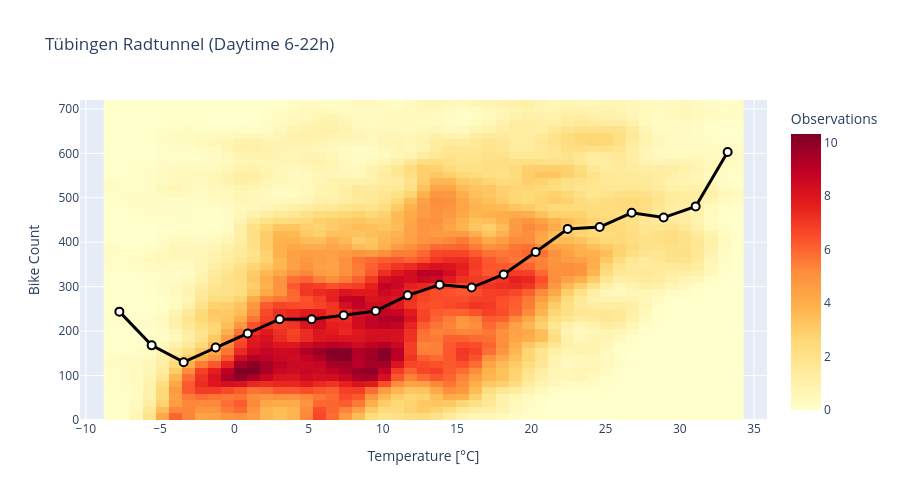

Write notebook code for a chart like this one.
### Markdown cell above
### Bike vs Temperature Heatmap
2D density showing relationship between temperature and bike counts (daytime hours only).

### Code cell
fig = get_plot("bike_vs_temp_heatmap")(tue_df, title="Tübingen Radtunnel")
fig.show()

### Figure 1 — Plotly figure (JSON) as saved in the notebook; plotly's stock layout.template omitted (floating-point values rounded to 4 significant figures; data arrays with more than 128 entries replaced by an {"elided": "..."} marker saying what was removed)
{"data": [{"colorbar": {"title": {"text": "Observations"}}, "colorscale": [[0, "rgb(255,255,204)"], [0.125, "rgb(255,237,160)"], [0.25, "rgb(254,217,118)"], [0.375, "rgb(254,178,76)"], [0.5, "rgb(253,141,60)"], [0.625, "rgb(252,78,42)"], [0.75, "rgb(227,26,28)"], [0.875, "rgb(189,0,38)"], [1, "rgb(128,0,38)"]], "type": "heatmap", "x": [-8.8, -7.92, -7.041, -6.161, -5.282, -4.402, -3.522, -2.643, -1.763, -0.8837, -0.004082, 0.8755, 1.755, 2.635, 3.514, 4.394, 5.273, 6.153, 7.033, 7.912, 8.792, 9.671, 10.55, 11.43, 12.31, 13.19, 14.07, 14.95, 15.83, 16.71, 17.59, 18.47, 19.35, 20.23, 21.11, 21.99, 22.87, 23.74, 24.62, 25.5, 26.38, 27.26, 28.14, 29.02, 29.9, 30.78, 31.66, 32.54, 33.42, 34.3], "y": [0.0, 14.69, 29.39, 44.08, 58.78, 73.47, 88.16, 102.9, 117.6, 132.2, 146.9, 161.6, 176.3, 191.0, 205.7, 220.4, 235.1, 249.8, 264.5, 279.2, 293.9, 308.6, 323.3, 338.0, 352.7, 367.3, 382.0, 396.7, 411.4, 426.1, 440.8, 455.5, 470.2, 484.9, 499.6, 514.3, 529.0, 543.7, 558.4, 573.1, 587.8, 602.4, 617.1, 631.8, 646.5, 661.2, 675.9, 690.6, 705.3, 720.0], "z": {"elided": "49x49 float values"}}, {"line": {"color": "black", "width": 3}, "marker": {"color": "white", "line": {"color": "black", "width": 2}, "size": 8}, "mode": "lines+markers", "name": "Mean Bike Count", "type": "scatter", "x": [-7.744, -5.567, -3.413, -1.258, 0.8975, 3.053, 5.207, 7.362, 9.518, 11.67, 13.83, 15.98, 18.14, 20.29, 22.45, 24.6, 26.76, 28.91, 31.07, 33.22], "y": [243.8, 168.0, 130.1, 163.2, 194.8, 226.7, 226.8, 235.6, 245.3, 280.4, 304.2, 298.0, 327.5, 378.0, 430.0, 434.1, 466.2, 455.5, 480.6, 602.9]}], "layout": {"height": 500, "legend": {"x": 0.99, "xanchor": "right", "y": 0.99, "yanchor": "top"}, "title": {"text": "Tübingen Radtunnel (Daytime 6-22h)"}, "xaxis": {"title": {"text": "Temperature [°C]"}}, "yaxis": {"title": {"text": "Bike Count"}}}}
